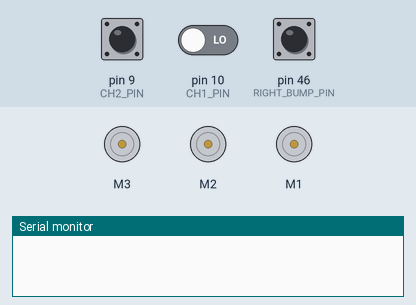
This sketch was run on a simulated Arduino Mega 2560, built with avr-gcc and run on an emulated ATmega2560. On the bench: 3 × DC motor (green arrow = forward, orange = backward, longer = faster), the last lines printed to the serial monitor. The test bench sets the inputs (shaded band); at power-on: pin 46 (RIGHT_BUMP_PIN) HIGH, pin 9 (CH2_PIN) LOW, pin 10 (CH1_PIN) LOW.

Above: at 0.8 s.
0.9 s: pin 46 (RIGHT_BUMP_PIN) pulled LOW for 0.15 s
4.0 s: pin 9 (CH2_PIN) pulsed HIGH 5 times (0.12 s each, 0.3 s apart)
At 4.0 s:
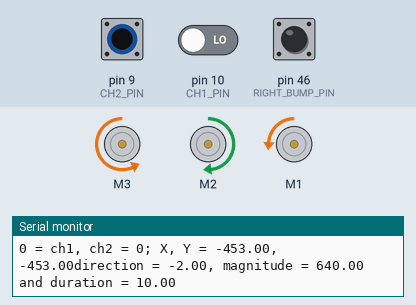
At 6.7 s:
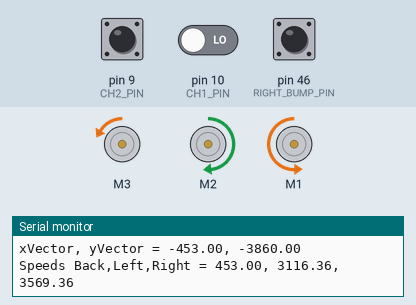
Timing chart, 0 to 9.0 s (numbered marks = the images above; inputs shaded):
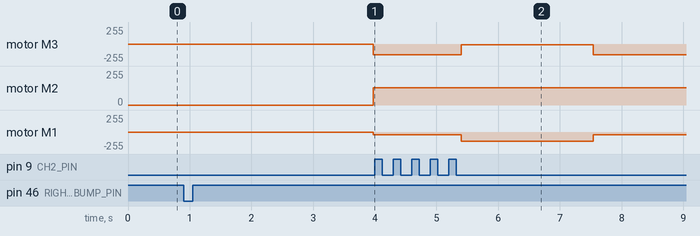

Measured:
- after the input at 0.9 s, motor M3: stopped → backward 164/255 after 3.1 s; motor M2: stopped → forward 131/255 after 3.1 s; motor M1: stopped → backward 39/255 after 3.1 s
- after the input at 4.0 s, motor M3: backward 164/255 → backward 9/255 after 1.4 s, → backward 164/255 2.1 s later; motor M1: backward 39/255 → backward 140/255 after 1.4 s, → backward 39/255 2.1 s later

The sketch:

B3_RC_Holo.ino
```cpp
/* B3_RC_Holo.ino
   This is a test sketch for RADIO CONTROL driving mode of
   the three-wheeled drive Bread Board Bot (BBbot, B^3)

   Arduino: Arduino Mega 256 v3 Clone
   Motor Shield: Adafruit assembled Motor Shield for Arduino v2
   ---->  http://www.adafruit.com/products/1438

    Adapted from DLE's programs: B3_10_Holosquare and RC_ArcadeBOE

   Programmer: Dave Eslinger; 7/10/2015
   Revisions:
*/
#include <Wire.h>
#include <Adafruit_MotorShield.h>
#include <math.h>
#include <breadboardbot.h>

// Create the motor shield object with the default I2C address
Adafruit_MotorShield AFMS = Adafruit_MotorShield();

// Define Constants
const float cos30sin60 = sqrt(3.0) / 2.0; // cos(30 deg) = sin(60 deg), need for wheel
                                          // vector calcs.

// IO Pins used
const byte LEFT_BUMP_PIN = 47;    // Define DIGITAL Pins for left
const byte RIGHT_BUMP_PIN = 46;   // and right bump sensors
// declare R/C pins
const byte CH1_PIN = 10;
const byte CH2_PIN = 9;

// Define 'ports' for motors.
const byte LEFT_MOTOR_PORT = 3;
const byte RIGHT_MOTOR_PORT = 1;
const byte BACK_MOTOR_PORT = 2;
// Create pointers to motor control objects
Adafruit_DCMotor *motorLeft = AFMS.getMotor(LEFT_MOTOR_PORT);
Adafruit_DCMotor *motorRight = AFMS.getMotor(RIGHT_MOTOR_PORT);
Adafruit_DCMotor *motorBack = AFMS.getMotor(BACK_MOTOR_PORT);

// Define global variables
float direction;       // Velocity Vector Angle (DEGREES) from forward to drive
float magnitude;       // Magnitude (0-100) of movement vector in given direction
float duration;        // Duration to drive at given velocity vector
byte motorLeftdir;     // Clockwise or Counter clockwise for the 3 wheels
byte motorBackdir;
byte motorRightdir;

//RC variables
int ch1; // Right Joystick channel, Left - Right reading
int ch2; // Right Joystick channel, Front - Back reading
int turn;
int throttle;
int t2sign;

void setup(void) {
  AFMS.begin();  // create with the default frequency 1.6KHz
  // Turn off all motors
  motorLeft->run(RELEASE);
  motorBack->run(RELEASE);
  motorRight->run(RELEASE);

  /*Set up Bump Pins with Arduino internal pullup resistors
    This will make them always high unless a bump switch is hit,
    which will make a connection to ground and they will read low. */
  pinMode(LEFT_BUMP_PIN, INPUT_PULLUP);
  pinMode(RIGHT_BUMP_PIN, INPUT_PULLUP);
  Serial.begin(9600);
  while (digitalRead(RIGHT_BUMP_PIN)) {}// Pause until right bump switch triggered
  delay(1000);                          // and 1 second to get hands out of the way
}
void loop(void) {
  ch1 = pulseIn(CH1_PIN, HIGH); // Read the pulse width of
  ch2 = pulseIn(CH2_PIN, HIGH); // each channel
  float xVector = map(ch1,1150,1800,-100,100);
  float yVector = map(ch2,1150,1800,-100,100);
  Serial.print(ch1);
  Serial.print(" = ch1, ch2 = ");
  Serial.print (ch2);
  Serial.print("; X, Y = ");
  Serial.print(xVector);
  Serial.print(", ");
  Serial.print(yVector);
  throttle = sqrt(xVector*xVector + yVector*yVector);
  turn = atan2(yVector,xVector);
 // turn = constrain(turn, -200, 200);
 // t2sign = abs(float(turn) * float(throttle))/(float(turn) *float(throttle)); // Use to find the sign of the product
 // Section for taking commands from Serial Input

  duration = 10;
  magnitude = throttle;
  direction = turn;

//  /* Autonomous loop for driving in a square */
//  for ( byte leg = 1; leg < 6; leg++ ) {   // Loop 5 times for a square, why?
//    duration = 2;                          // Constants per leg: Two seconds/leg
//    magnitude = 50;                        //                    50% max power
//    bool brake = false;                    //                    No braking
//    switch (leg) {
//      case 1: // Move forward
//        direction = 0.;
//        break;
//      case 2: // Move right
//        direction = 90.;
//        break;
//      case 3: // Move backward
//        direction = 180.;
//        break;
//      case 4: // Move left
//        direction = -90.;
//        break;
//      default: // Stop and pause for 4 seconds at starting point
//        magnitude = 0;
//        duration = 4;
//        direction = 0;
//        brake = 1; // hard stop
//    }

      Serial.print("direction = ");
      Serial.print(direction);
      Serial.print(", magnitude = ");
      Serial.print(magnitude);
      Serial.print(" and duration = ");
      Serial.println(duration);

      Serial.print("xVector, yVector = ");
      Serial.print(xVector);
      Serial.print(", ");
      Serial.println(yVector);

      /* Find relative power needed for each wheel based on the target
      velocity vector.  Note that if the robot is not set up perfectly, there
      may be a need to multiply the backPower value by a fudge factor to prevent
      rotation of the robot. */
      float backPower = -xVector * 1.0;  // Change 1.0 for fudge factor
      float leftPower = 0.5 * xVector - cos30sin60 * yVector;  // rotation if needed
      float rightPower = 0.5 * xVector + cos30sin60 * yVector;

      // Find the actual motor speeds, 0-255, needed.  N.B. still need motor direction!
      byte backSpeed  = map(abs(backPower),  0, 100, 0, 255);
      byte leftSpeed  = map(abs(leftPower),  0, 100, 0, 255);
      byte rightSpeed = map(abs(rightPower), 0, 100, 0, 255);

      // Set the speeds
      motorBack-> setSpeed(backSpeed);
      motorLeft-> setSpeed(leftSpeed);
      motorRight->setSpeed(rightSpeed);

      /* Set Motor directions.  For Adafruit V2 Motorshield:
           1 is Clockwise (Positive motor direction, FORWARD)
           2 is Counterclockwise (Negative vector direction, BACKWARD)
           3 is Brake (Doesn't work at present)
           4 is Release = stop power, not driving, but not brake

         We can use a trinary operator to set direction within run call
      */
      motorBack-> run((backPower  > 0) ? FORWARD : BACKWARD );
      motorLeft-> run((leftPower  > 0) ? BACKWARD: FORWARD  );
      motorRight->run((rightPower > 0) ? FORWARD : BACKWARD );

      //Print out motor control details
      Serial.print("Speeds Back,Left,Right = ");
      Serial.print(copysign(backPower, backSpeed));
      Serial.print(", ");
      Serial.print(copysign(leftPower, leftSpeed));
      Serial.print(", ");
      Serial.println(copysign(rightPower, rightSpeed));

      // Run motors for the duration needed, converting from seconds to milliseconds
      delay(duration);

}
/*
 SerialEvent occurs whenever a new data comes in the
 hardware serial RX.  This routine is run between each
 time loop() runs, so using delay inside loop can delay
 response.  Multiple bytes of data may be available.
 */
/* void serialEvent() { */
/*   while (Serial.available()) { */
/*     // get the new byte: */
/*     char inChar = (char)Serial.read();  */
/*     // add it to the inputString: */
/*     inputString += inChar; */
/*     // if the incoming character is a neleftPowerine, set a flag */
/*     // so the main loop can do something about it: */
/*     if (inChar == '\n') { */
/*       stringComplete = true; */
/*     }  */
/*   } */
/* } */
```
